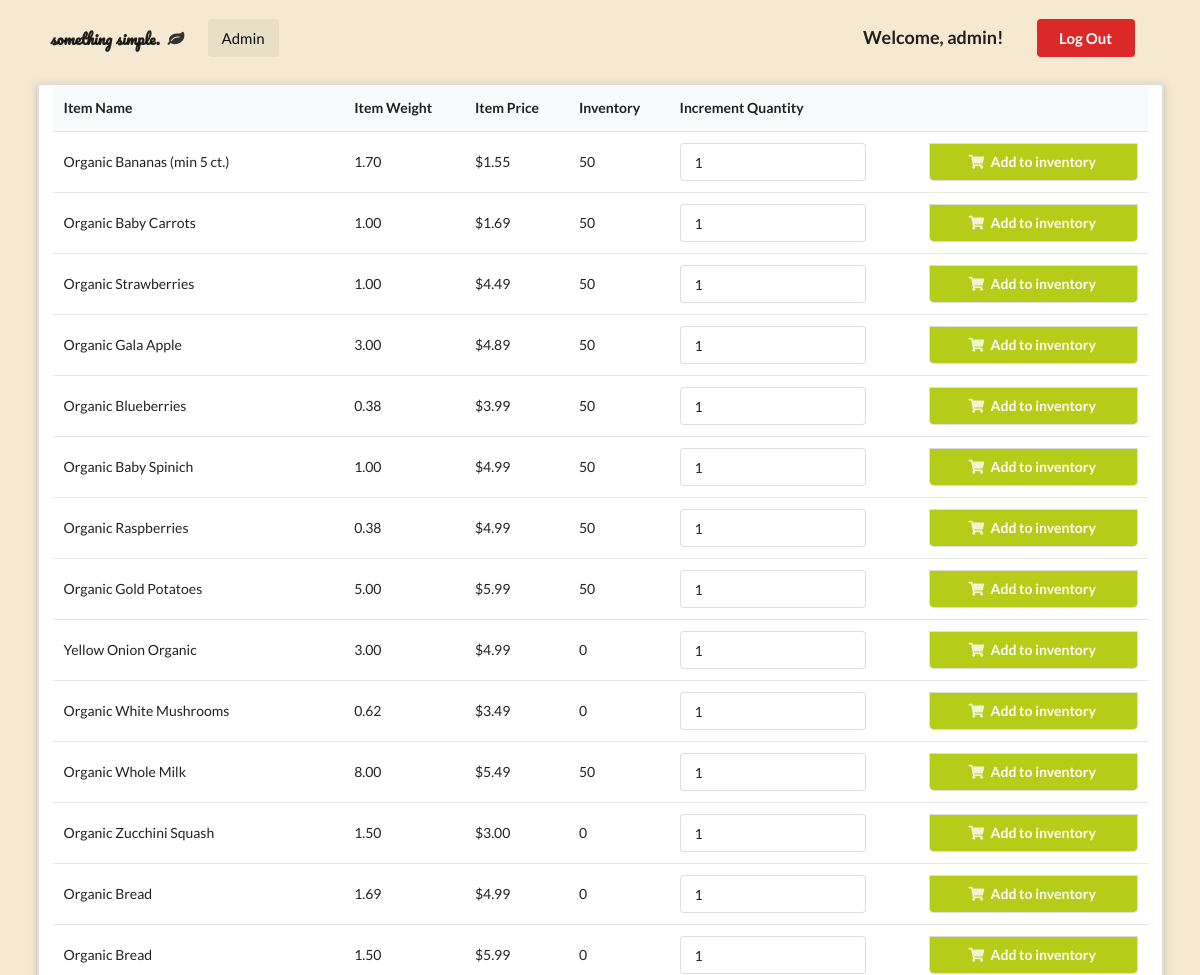
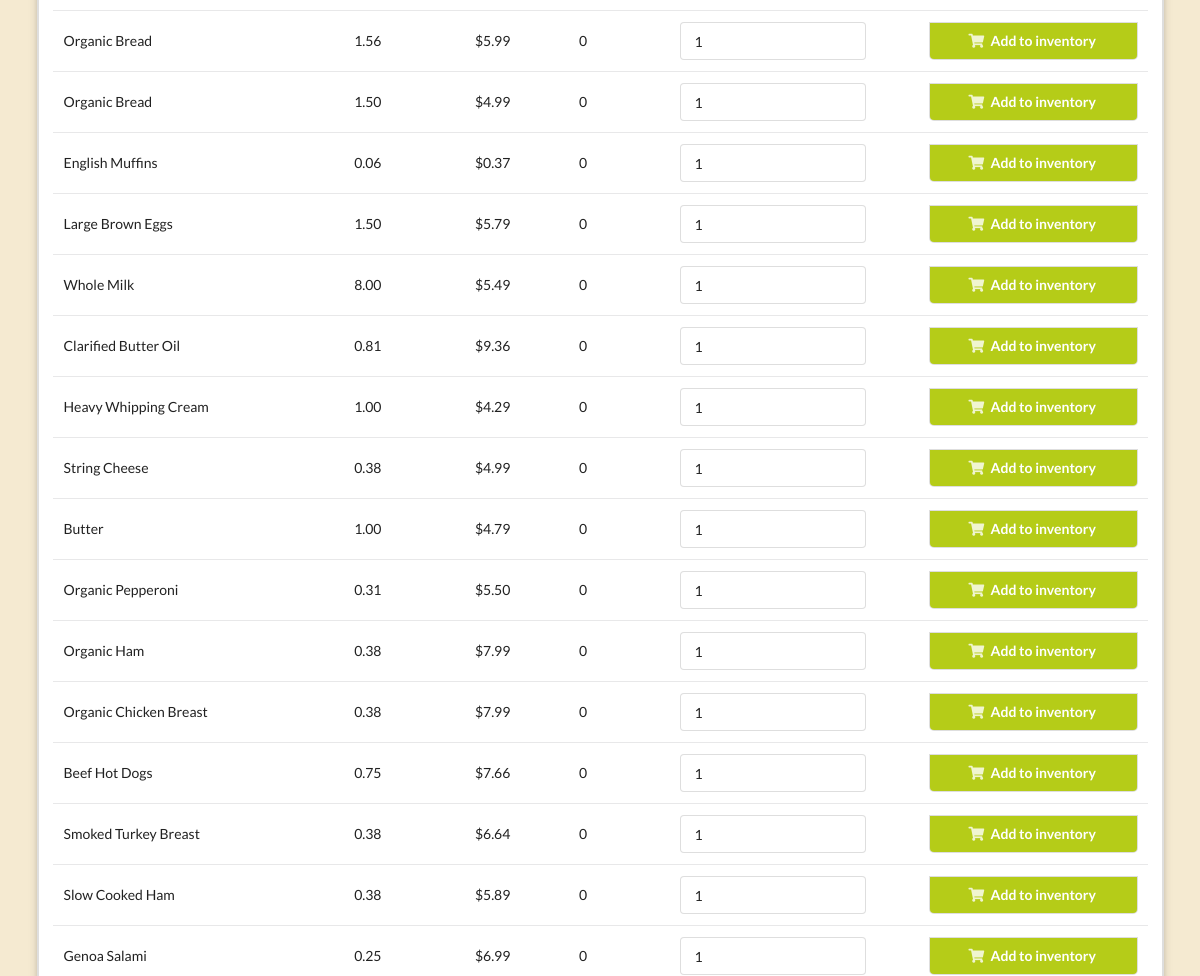
/adminHome.php (signed in, upper part), run on an earlier commit of the app's database (2 pictures, top to bottom).
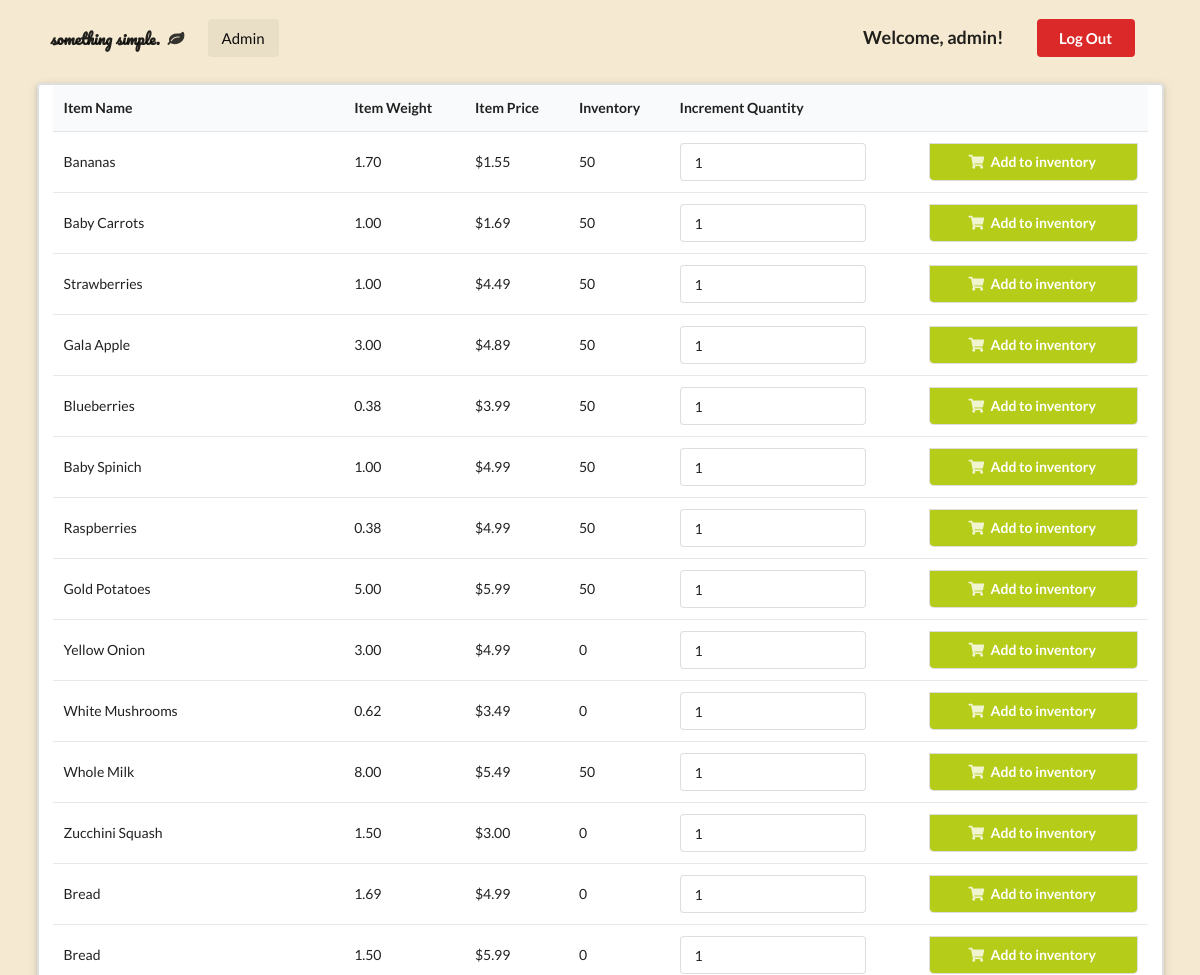
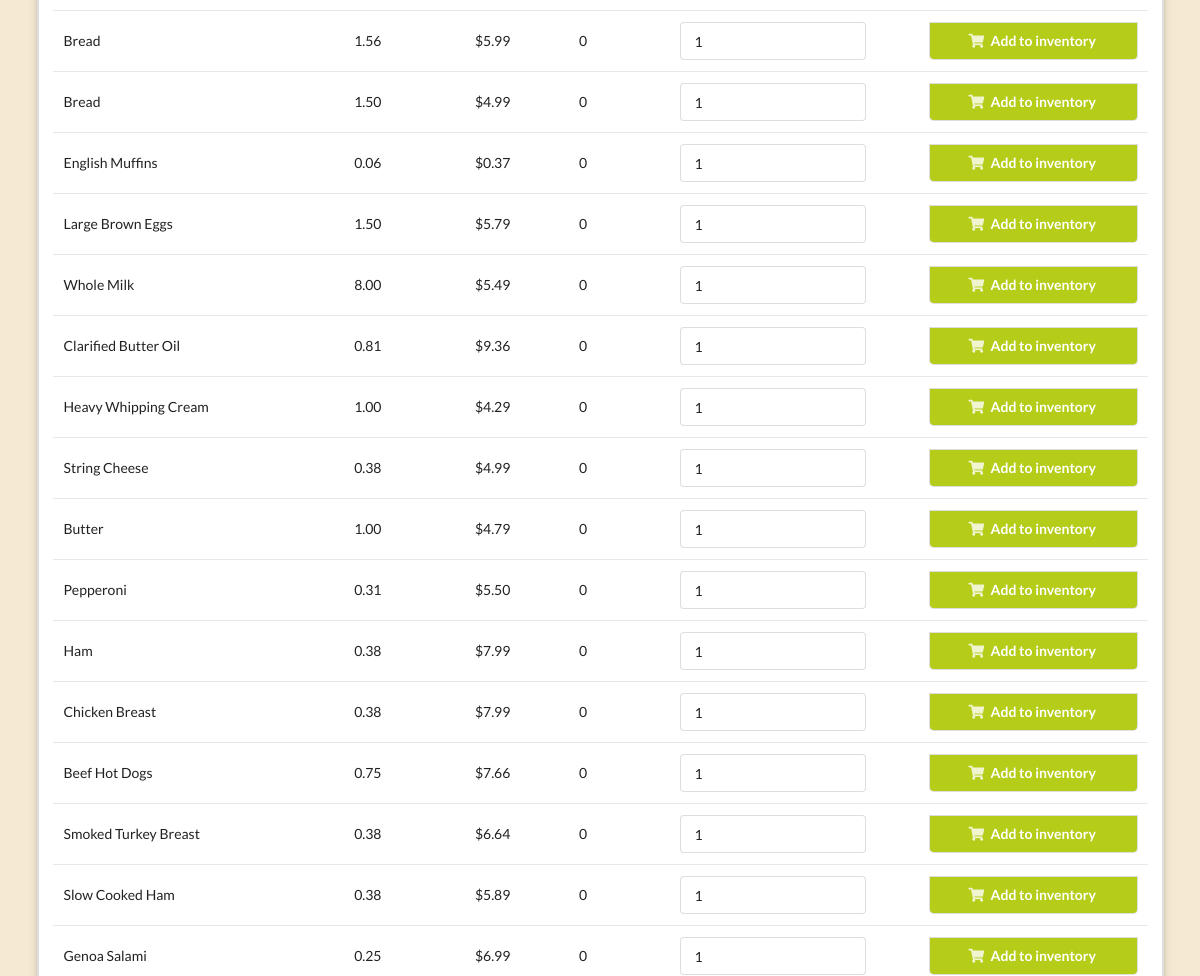
And on a later commit of the database (2 pictures, top to bottom).
### tables this page shows
CREATE TABLE `item` (
  `item_id` int(11) NOT NULL,
  `item_category` varchar(128) DEFAULT NULL,
  `item_name` varchar(128) DEFAULT NULL,
  `item_desc` varchar(128) DEFAULT NULL,
  `item_price` varchar(128) DEFAULT NULL,
  `item_weight` varchar(128) DEFAULT NULL,
  `item_weight_unit` varchar(4) DEFAULT NULL,
  `inventory` int(11) DEFAULT NULL,
  `image` varchar(255) DEFAULT NULL
);

### adminHome.php (the view, shortened to what this page needs)
<?php
  function query($query)
  {
      $connect = mysqli_connect('localhost','OFS','sesame','OFS');
      $result = mysqli_query($connect, $query);
      while($row=mysqli_fetch_assoc($result))
      {
          $set[] = $row;
      }
      if (!empty($set))
      {
        return $set;
      }
  }
?>
<!DOCTYPE html>
<html>
<head>
  <link rel="stylesheet" type="text/css" href="https://cdnjs.cloudflare.com/ajax/libs/semantic-ui/2.3.3/semantic.css">
</head>
<body>
  <div class="pusher">
    <section class="masthead">
      <div class="ui container">
        <div class="ui large secondary menu">
          <div class="header item">
            <span>something simple.</span>
            <i class="leaf icon"></i>
          </div>
          <a class="active item">Admin</a>
          <div class="right item">
            <h3>Welcome, <?php echo $_SESSION['username']['username']; ?>!</h3>
            <a class="ui negative button" href="index.php">Log Out</a>
          </div>
        </div>
        <div class="ui raised segment container">
          <div class="ui grid">
            <?php
              $items = query("SELECT * FROM item");
              echo "<table class='ui striped table'>
              <thead>
                <tr>
                <th>Item Name</th>
                <th>Item Weight</th>
                <th>Item Price</th>
                <th>Inventory</th>
                <th>Increment Quantity</th>
                <th></th>
                </tr>
              </thead>";
              if (!empty($items))
              {
                foreach($items as $key=>$value)
                {
            ?>
                  <form method="post" action="adminHome.php?action=add&item_id=<?php echo $items[$key]["item_id"]; ?>">
                    <tr>
                      <td><?php echo $items[$key]["item_name"]; ?></td>
                      <td><?php echo $items[$key]["item_weight"];?></td>
                      <td><?php echo "$".$items[$key]["item_price"]; ?></td>
                      <td><?php echo $items[$key]["inventory"];?></td>
                      <td><span class="ui input"><input type="number"name="quantity" min="0" value="1"/></span></td>
                      <td><button class="ui bottom attached olive fluid button" type="submit"><i class="shop icon"></i>Add to inventory</button></td>
                    </tr>
                  </form>
                  <?php
                }
                ?>
              </table>
              <?php
              }
            ?>
          </div>
        </div>
    </section>
  </div>
</body>
</html>

### adminHome.php (style rules this page uses)
.masthead { min-height: 700px; padding: 0.5em 0em; background: #F5EAD1 url('images/web-graphics/leaf-watermark.png'); background-size: 600px; background-repeat: no-repeat; background-position: left bottom; left: -2em; bottom: -2em; }
.masthead .container .header span { font-family: 'Pacifico', cursive; }
.masthead .container .header i { padding: 0 0.5em; }
.masthead .container .right .button { margin: 0 1em !important; }
.masthead .container .right h3 { margin: 0 1em !important; }

What changed in the data, as far as the page shows it:
changed item: item_name "Organic Bananas (min 5 ct.)" → "Bananas"
changed item: item_name "Organic Baby Carrots" → "Baby Carrots"
changed item: item_name "Organic Strawberries" → "Strawberries"
changed item: item_name "Organic Gala Apple" → "Gala Apple"
changed item: item_name "Organic Blueberries" → "Blueberries"
changed item: item_name "Organic Baby Spinich" → "Baby Spinich"
changed item: item_name "Organic Raspberries" → "Raspberries"
changed item: item_name "Organic Gold Potatoes" → "Gold Potatoes"
changed item: item_name "Yellow Onion Organic" → "Yellow Onion"
changed item: item_name "Organic White Mushrooms" → "White Mushrooms"
changed item (number 11 of 30 on the later page): item_name "Organic Whole Milk" → "Whole Milk"
changed item: item_name "Organic Zucchini Squash" → "Zucchini Squash"
changed item (number 13 of 30 on the later page): item_name "Organic Bread" → "Bread"
changed item (number 14 of 30 on the later page): item_name "Organic Bread" → "Bread"
changed item (number 15 of 30 on the later page): item_name "Organic Bread" → "Bread"
changed item (number 16 of 30 on the later page): item_name "Organic Bread" → "Bread"
changed item: item_name "Organic Pepperoni" → "Pepperoni"
changed item: item_name "Organic Ham" → "Ham"
changed item: item_name "Organic Chicken Breast" → "Chicken Breast"
